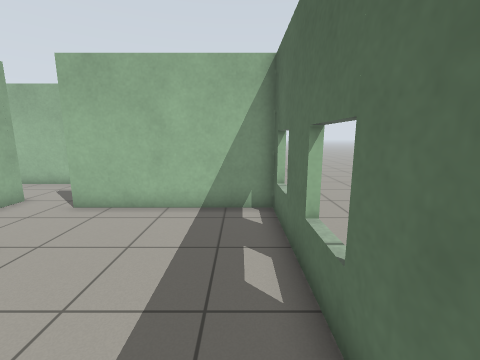
view 1 (above)

24 first-person views from a walk through a world built for the Gazebo simulator. The camera is 1.2 m above the floor, tilts 10° down and sees 90° across. The floor is counted in squares, 0.5 m on a side. Each view is taken from the middle of a square. On the plan, view 1 faces up. The plan holds only what a view shows up to about 16 squares ahead; the rest is blank.

view 2
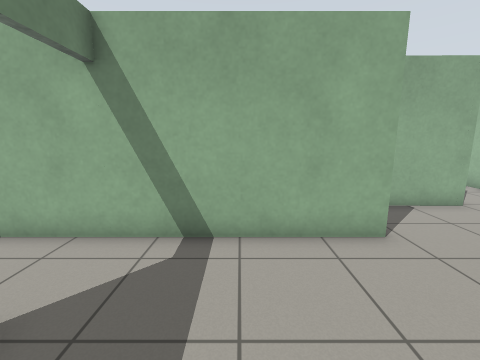

view 3
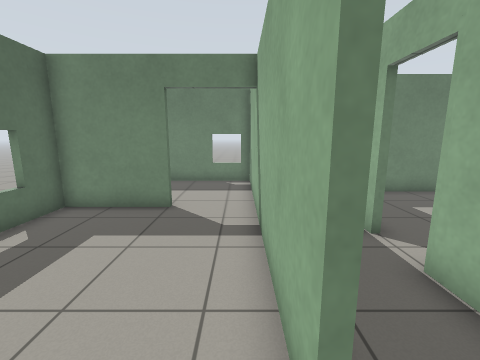

view 4
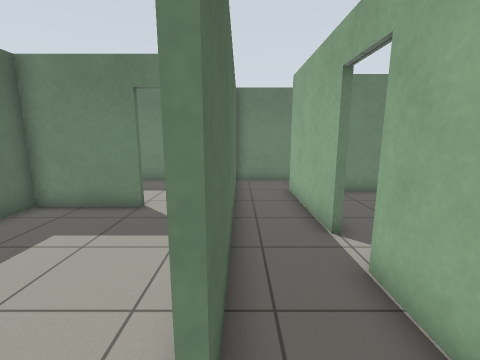

view 5
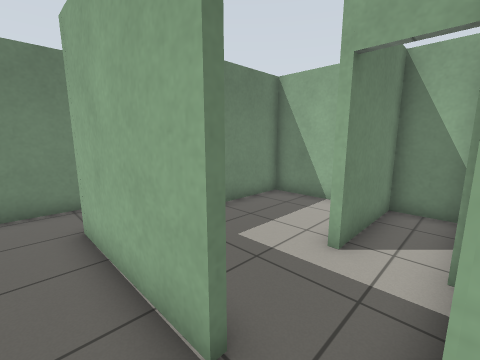

view 6
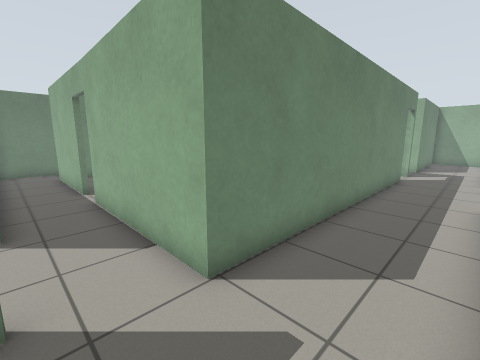

view 7
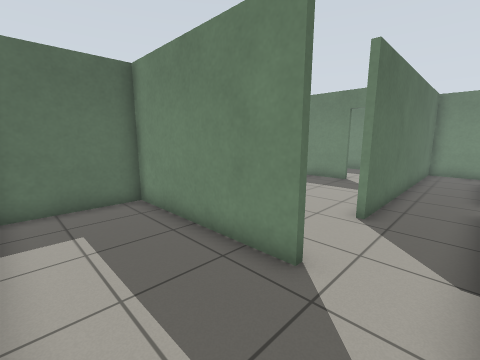

view 8
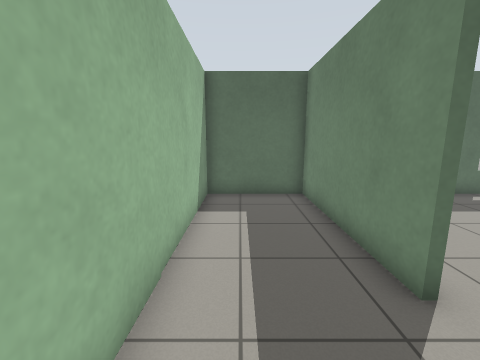

view 9
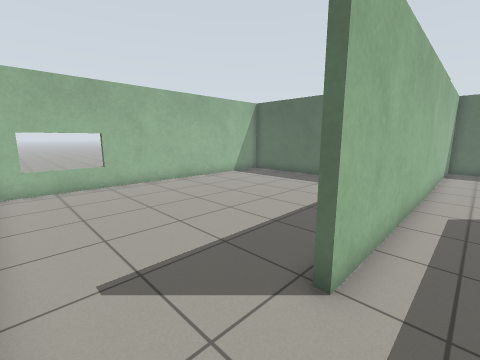

view 10
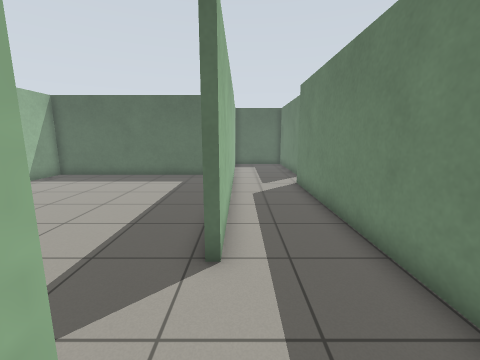

view 11
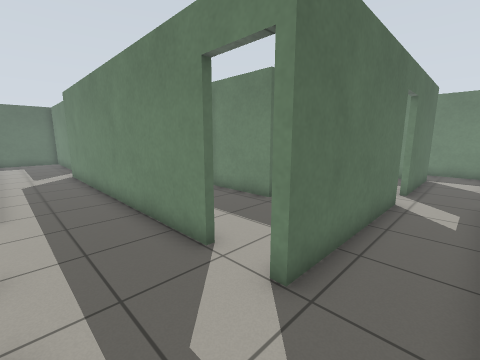

view 12
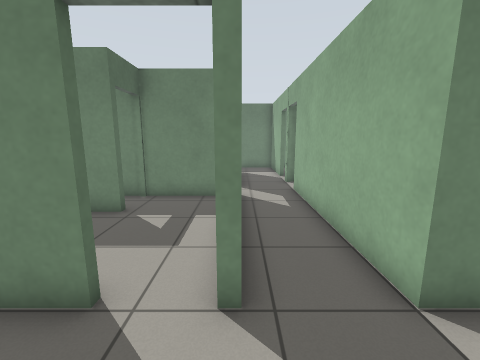

view 13
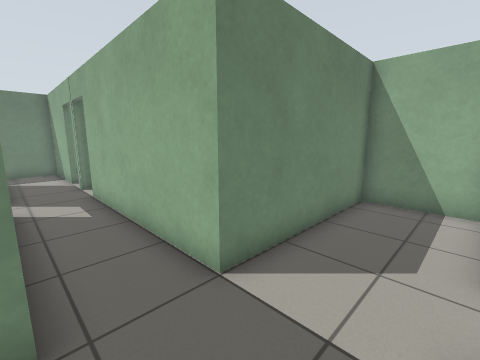

view 14
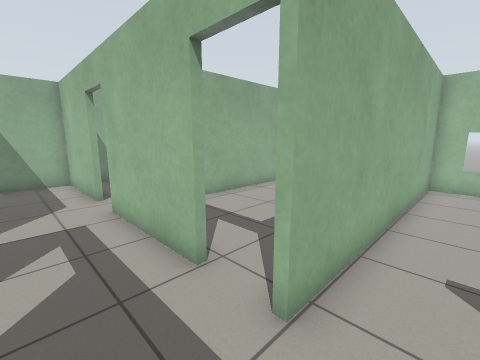

view 15
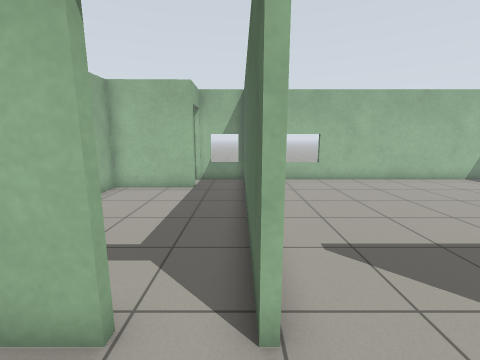

view 16
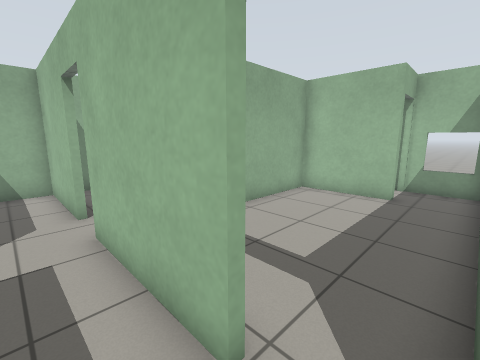

view 17
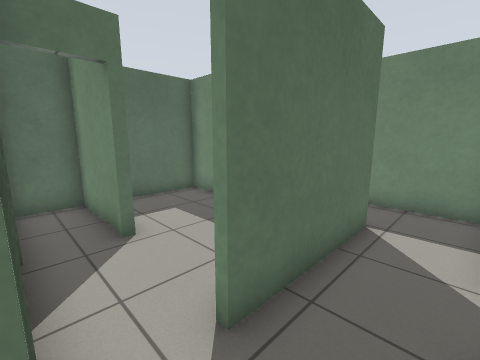

view 18
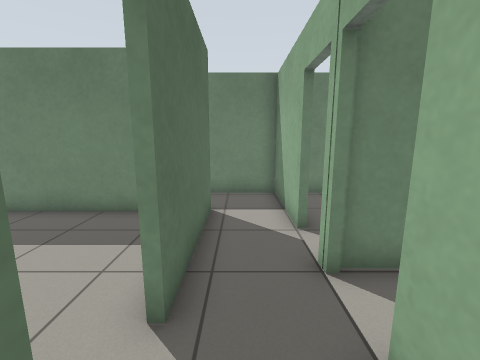

view 19
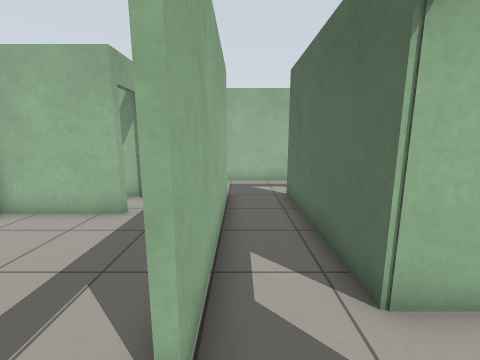

view 20
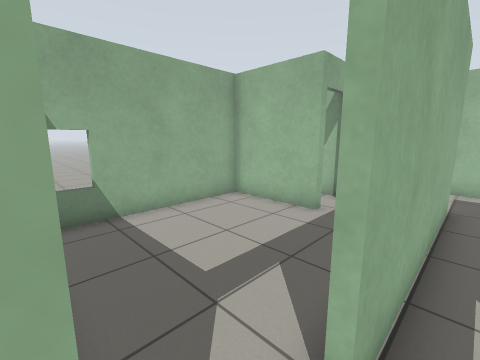

view 21
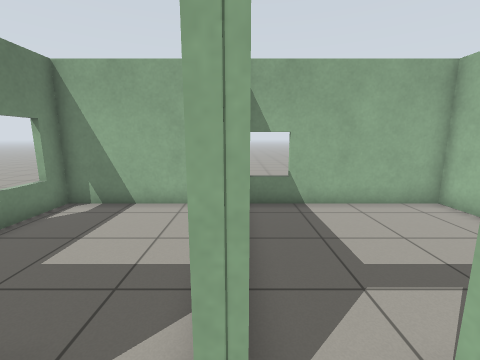

view 22
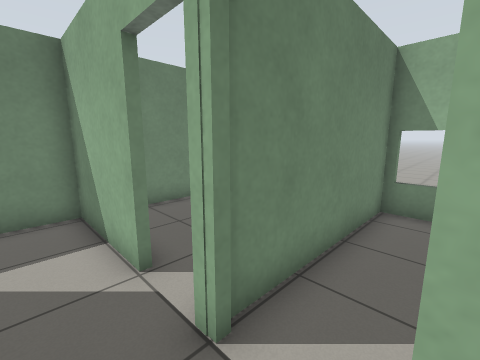

view 23
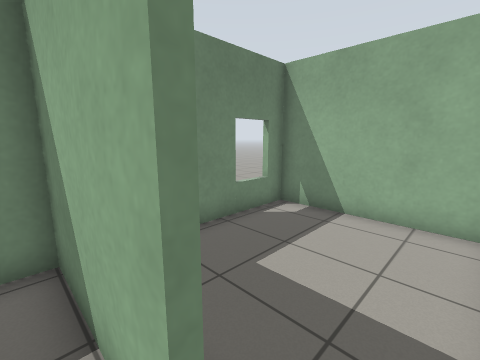

view 24
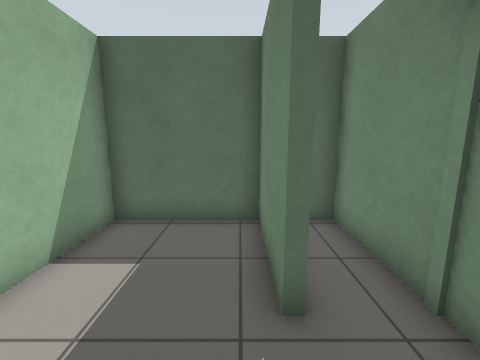

### Floor plan
Ten units are one square. View 1 is at (0, 0); x grows to the right and y downward. Boxes are objects, and circles mark ways between rooms. Rooms are numbered by the first view taken in them; rooms with no view inside come last. Other rooms are left out.
<svg viewBox="-341 -243 357 321">
<path fill="none" stroke="#000" d="M-55 -46 -55 21M-58 -4 -58 -46M-26 21 11 21 11 -80 -59 -80M-83 -75 -83 -19M-59 -83 11 -83 11 -124 -156 -124M-155 -90 -83 -90 -83 -75M-240 -20 -240 -90 -237 -90M-220 -90 -155 -90M-265 11 -265 14M-225 -124 -274 -124M-265 30 -265 73 -233 73M-291 -124 -336 -124 -336 -90 -265 -90 -265 -8M-240 49 -240 -2M-156 -124 -166 -124M-201 -40 -201 -46 -162 -46 -162 -87 -196 -87M-230 -22 -201 -22M-166 -124 -166 -127M-54 -144 -54 -238 -205 -238 -205 -124M-297 -67 -297 -63 -336 -63 -336 11 -265 11M-232 -219 -232 -215 -271 -215 -271 -160M-208 -225 -208 -232M-208 -124 -208 -207M-208 -238 -236 -238M-201 3 -201 -2M-230 46 -162 46 -162 16M-226 -20 -240 -20M-336 17 -336 73 -275 73M-160 19 -160 46 -96 46M-84 -3 -84 49M-89 73 -58 73 -58 -4M-201 -22 -162 -22 -162 -30M-196 -1 -162 -1 -162 -20"/>
<circle cx="-70" cy="-80" r="3" fill="#2a7"/>
<circle cx="-70" cy="-10" r="3" fill="#2a7"/>
<circle cx="-83" cy="-13" r="3" fill="#2a7"/>
<circle cx="-160" cy="-110" r="3" fill="#2a7"/>
<circle cx="-225" cy="-90" r="3" fill="#2a7"/>
<circle cx="-185" cy="-130" r="3" fill="#2a7"/>
<circle cx="-217" cy="-127" r="3" fill="#2a7"/>
<circle cx="-240" cy="-15" r="3" fill="#2a7"/>
<circle cx="-270" cy="15" r="3" fill="#2a7"/>
<circle cx="-200" cy="-25" r="3" fill="#2a7"/>
<text x="-40" y="-30">1</text>
<text x="-70" y="-110">2</text>
<text x="-250" y="-50">3</text>
<text x="-200" y="-60">4</text>
<text x="-130" y="-180">5</text>
<text x="-300" y="-30">6</text>
<text x="-240" y="-180">7</text>
<text x="-200" y="20">8</text>
<text x="-310" y="40">9</text>
<text x="-120" y="20">10</text>
<text x="-80" y="30">11</text>
<text x="-180" y="-30">12</text>
<text x="-180" y="-10">13</text>
</svg>
Room 1 opens to room 2. Room 1 opens to room 11. Room 2 opens to room 3. Room 3 opens to room 4. Room 3 opens to room 5. Room 3 opens to room 7. Room 3 opens to room 8. Room 3 opens to room 9. Room 4 opens to room 12.

Where each view was taken, in squares from view 1:
view 1: 0 up, 0 right, facing up
view 2: 1 up, 0 right, facing left
view 3: 6 up, 5 left, facing down
view 4: 6 up, 6 left, facing down
view 5: 2 up, 7 left, facing down-left
view 6: 12 up, 6 left, facing down-left
view 7: 12 up, 8 left, facing down-right
view 8: 11 up, 9 left, facing right
view 9: 11 up, 20 left, facing up-right
view 10: 12 up, 21 left, facing right
view 11: 12 up, 26 left, facing down-right
view 12: 12 up, 24 left, facing down
view 13: 12 up, 24 left, facing down-left
view 14: 10 up, 19 left, facing up-left
view 15: 10 up, 21 left, facing up
view 16: 11 up, 21 left, facing up-left
view 17: 2 up, 26 left, facing down-right
view 18: 3 up, 25 left, facing down
view 19: 1 down, 26 left, facing up
view 20: 1 down, 26 left, facing up-left
view 21: 1 down, 25 left, facing left
view 22: 1 up, 25 left, facing down-left
view 23: 2 down, 26 left, facing down-left
view 24: 5 up, 23 left, facing right
